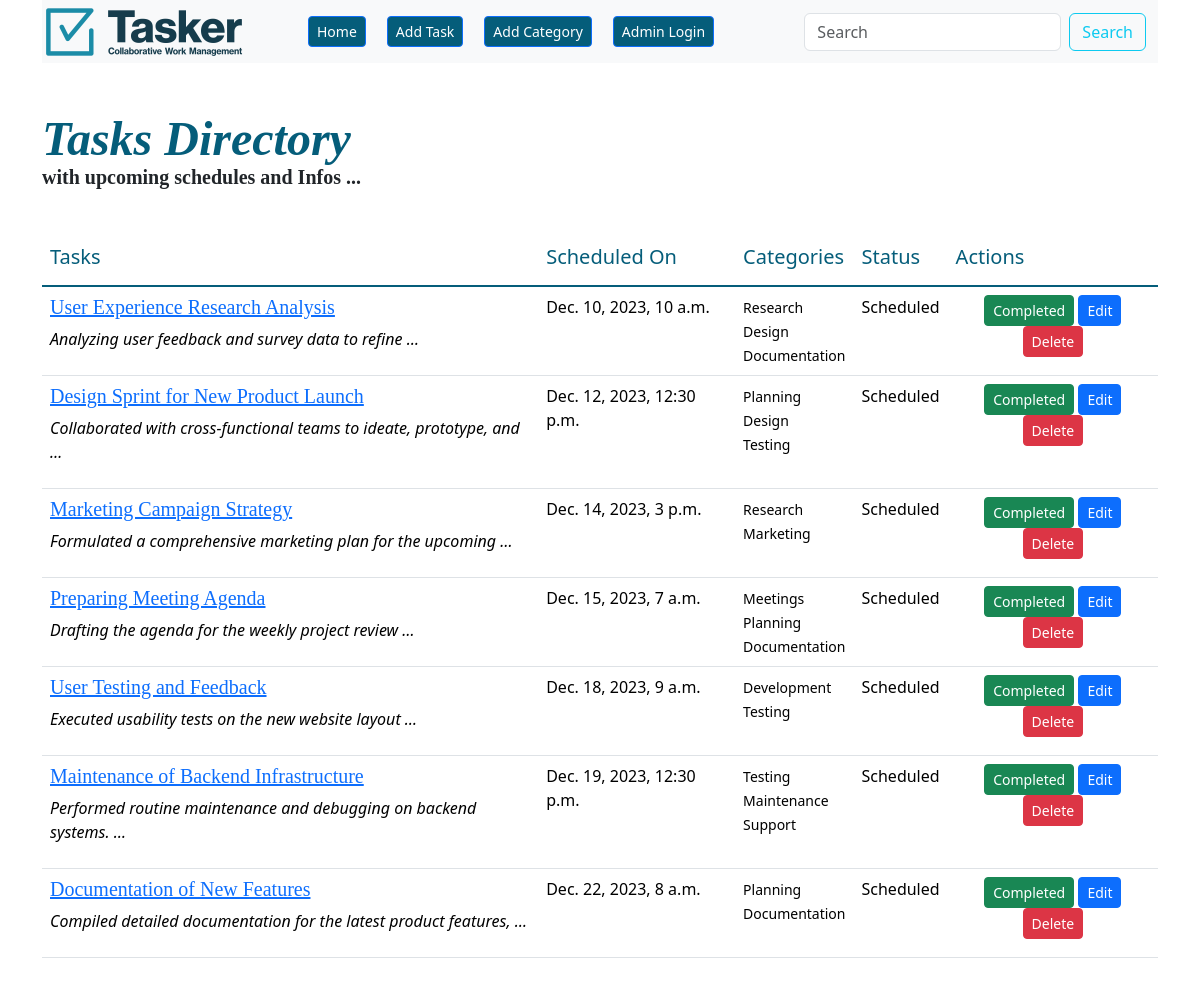
The page / on the database its author committed.
### tasks_app/models.py (models this page shows, shortened)
class Tasks_Model(models.Model):
    title = models.CharField(max_length=200)
    description = models.TextField()
    completed = models.BooleanField(default=False)
    assign_date = models.DateTimeField(unique=True)
    category = models.ManyToManyField(Categories_Model, null=False)

### categories_app/models.py (models this page shows, shortened)
class Categories_Model(models.Model):
    name = models.CharField(max_length=50, unique=True)

### Module16_Assignment04_TaskManagementSystem/views.py (the view)
# urls.py: 2. Add a URL to urlpatterns:  path('', views.home, name='home')
def home(request):
    tasks = Tasks_Model.objects.order_by('assign_date')
    context = {'tasks': tasks}
    return render(request, 'index.html', context)

### templates/index.html
{% extends 'base.html' %}
{% load crispy_forms_filters %}
{% load crispy_forms_tags %}
{% block page_independent_content %}
	<p style='margin: 0cm;font-size:11.0pt;font-family:"Calibri",sans-serif;line-height:normal;'><strong><span style='font-size: 48px; font-family: "Times New Roman", serif; color: #055D7A;'><em>Tasks Directory</em></span></strong></p>
	<p style='margin: 0cm;font-size:11.0pt;font-family:"Calibri",sans-serif;line-height:normal;'><strong><span style='font-size: 20px; font-family: "Times New Roman", serif;'>with upcoming schedules and Infos ...</span></strong></p>
	<br><br>
	<table class="table table-hover table-responsive">
		<thead>
		<tr>
			<th scope="col"><h5 style="color: #055D7A">Tasks</h5></th>
			<th scope="col"><h5 style="color: #055D7A">Scheduled On</h5></th>
			<th scope="col"><h5 style="color: #055D7A">Categories</h5></th>
			<th scope="col"><h5 style="color: #055D7A">Status</h5></th>
			<th scope="col"><h5 style="color: #055D7A">Actions</h5></th>
		</tr>
		</thead>
		<tbody class="table-group-divider" style="color: #055D7A">
		{% for each in tasks %}
			<tr>
				<td>
					{% if each.completed %}
						<a href="{% url 'show_task' each.id %}"><h5 style="font-family: 'Times New Roman', sans-serif; opacity: 30%">{{ each.title }}</h5></a>
						<p style="font-style: italic; opacity: 30%">{{ each.description | truncatewords:8 }}</p>
					{% else %}
						<a href="{% url 'show_task' each.id %}"><h5 style="font-family: 'Times New Roman', sans-serif">{{ each.title }}</h5></a>
						<p style="font-style: italic">{{ each.description | truncatewords:8 }}</p>
					{% endif %}
				</td>
				<td>{{ each.assign_date }}</td>
				<td>
					{% for i in each.category.all %}
						<small>{{ i.name }}</small><br>
					{% endfor %}
				</td>
				<td>{% if each.completed %}
					<p>Done</p>
				{% else %}
					<p>Scheduled</p>
				{% endif %} </td>
				<td style="text-align: center">
					{% if not each.completed %}
						<a href="{% url 'complete_task' each.id %}"><button type="button" class="btn btn-success btn-sm">Completed</button></a>
						<a href="{% url 'edit_task' each.id %}"><button type="button" class="btn btn-primary btn-sm">Edit</button></a>
						<a href="{% url 'delete_task' each.id %}"><button type="button" class="btn btn-danger btn-sm">Delete</button></a>
					{% else %}
						<a href="{% url 'delete_task' each.id %}"><button type="button" class="btn btn-danger btn-sm">Delete</button></a>
					{% endif %}
				</td>
			</tr>
		{% endfor %}
		</tbody>
	</table>
{% endblock %}

### templates/base.html (shortened to what this page needs)
<!DOCTYPE html>
<html lang="en">
<head>
	<link href="https://cdn.jsdelivr.net/npm/bootstrap@5.3.2/dist/css/bootstrap.min.css"
		  rel="stylesheet"
>
	<link rel="stylesheet" href="../static/css/style.css">
</head>
<body>
<div class="container">
	<nav class="navbar navbar-expand-lg bg-body-tertiary">
		<div class="container-fluid">
			<a class="navbar-brand" href="{% url 'home' %}">
				<img src="/static/images/tasker_logo.png" alt="main_logo" style="width: 200px; margin: -10px">
			</a>
			<div class="collapse navbar-collapse" id="navbarSupportedContent">
				<ul class="navbar-nav me-auto mb-2 mb-lg-0" style="margin-left: 50px; gap: 5px">
					<li class="nav-item">
						<a class="nav-link active" aria-current="page" href="{% url 'home' %}">
							<button type="button" class="btn btn-primary btn-sm" style="background-color: #055D7A">Home</button>
						</a>
					</li>
					<li class="nav-item">
						<a class="nav-link" href="{% url 'add_task' %}">
							<button type="button" class="btn btn-primary btn-sm" style="background-color: #055D7A">Add Task</button>
						</a>
					</li>
					<li class="nav-item">
						<a class="nav-link" href="{% url 'add_category' %}">
							<button type="button" class="btn btn-primary btn-sm" style="background-color: #055D7A">Add Category</button>
						</a>
					</li>
					<li class="nav-item">
						<a class="nav-link" href="http://127.0.0.1:8000/admin/">
							<button type="button" class="btn btn-primary btn-sm" style="background-color: #055D7A">Admin Login</button>
						</a>
					</li>
				</ul>
				<form class="d-flex" role="search">
					<input class="form-control me-2" type="search" placeholder="Search" aria-label="Search">
					<button class="btn btn-outline-info" type="submit">Search</button>
				</form>
			</div>
		</div>
	</nav>
	<br><br>
	{% block page_independent_content %}{% endblock %}
	<br><br>
</div>
</body>
</html>

### rows shown on the page
Tasks_Model: title "User Experience Research Analysis", description "Analyzing user feedback and survey data to refine …", assign_date "Dec. 10, 2023, 10 a.m.", completed "Scheduled"
Categories_Model: name "Research"
Categories_Model: name "Design"
Categories_Model: name "Documentation"
Tasks_Model: title "Design Sprint for New Product Launch", description "Collaborated with cross-functional teams to ideate, prototype, and …", assign_date "Dec. 12, 2023, 12:30 p.m.", completed "Scheduled"
Categories_Model: name "Planning"
Categories_Model: name "Testing"
Tasks_Model: title "Marketing Campaign Strategy", description "Formulated a comprehensive marketing plan for the upcoming …", assign_date "Dec. 14, 2023, 3 p.m.", completed "Scheduled"
Categories_Model: name "Marketing"
Tasks_Model: title "Preparing Meeting Agenda", description "Drafting the agenda for the weekly project review …", assign_date "Dec. 15, 2023, 7 a.m.", completed "Scheduled"
Categories_Model: name "Meetings"
Tasks_Model: title "User Testing and Feedback", description "Executed usability tests on the new website layout …", assign_date "Dec. 18, 2023, 9 a.m.", completed "Scheduled"
Categories_Model: name "Development"
Tasks_Model: title "Maintenance of Backend Infrastructure", description "Performed routine maintenance and debugging on backend systems. …", assign_date "Dec. 19, 2023, 12:30 p.m.", completed "Scheduled"
Categories_Model: name "Maintenance"
Categories_Model: name "Support"
Tasks_Model: title "Documentation of New Features", description "Compiled detailed documentation for the latest product features, …", assign_date "Dec. 22, 2023, 8 a.m.", completed "Scheduled"
